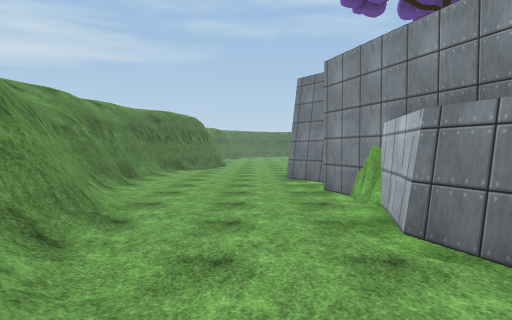
view 1 (above)

21 first-person views from a walk through a Unity game level. The camera is 1.5 m above the floor, tilts 2° down and sees 75° across. The floor is counted in squares, 2 m on a side. Each view is taken from the middle of a square. On the plan, view 1 faces up. The plan holds only what a view shows up to about 11 squares ahead; the rest is blank. The place goes on beyond the plan. Some animated figures are not drawn. Surface patterns are stand-ins for the level's own textures.

view 2
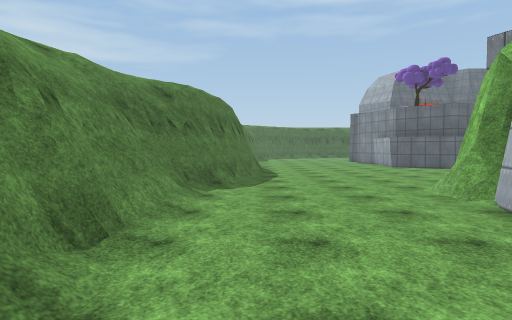

view 3
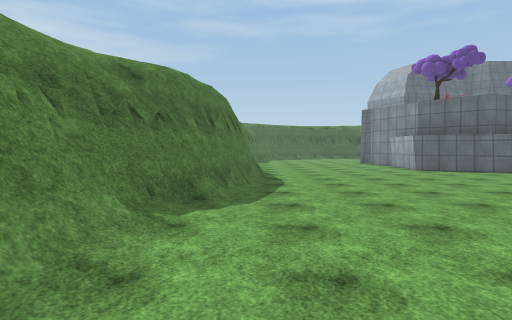

view 4
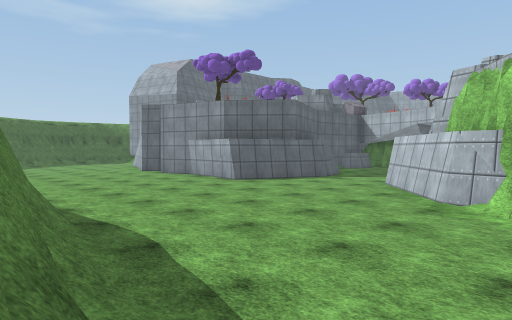

view 5
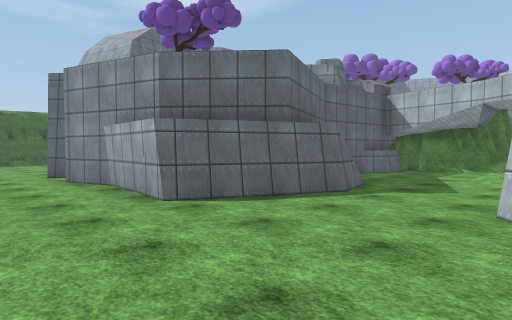

view 6
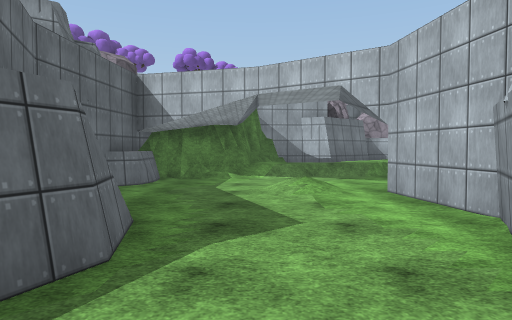

view 7
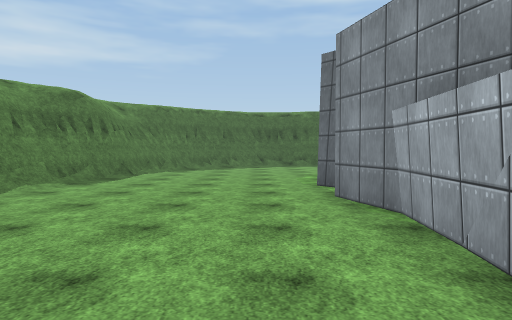

view 8
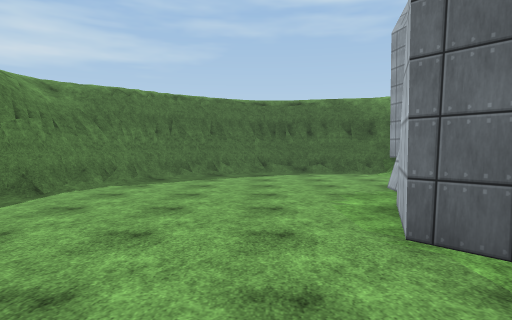

view 9
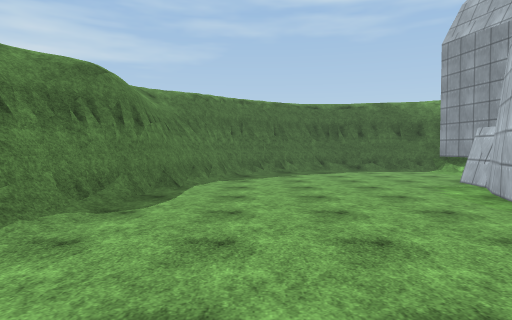

view 10
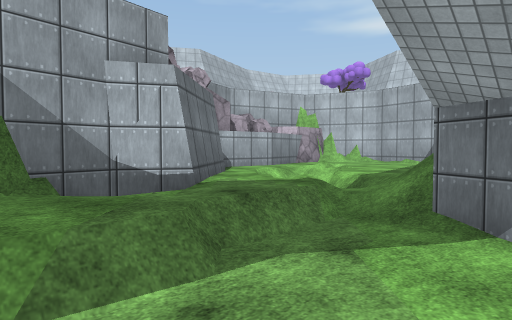

view 11
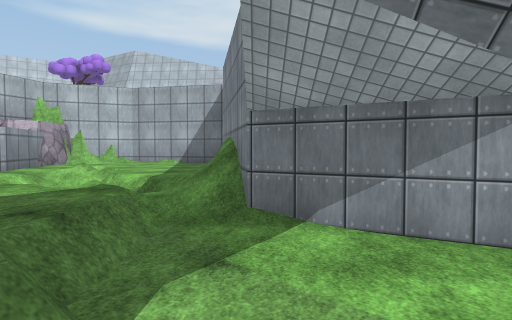

view 12
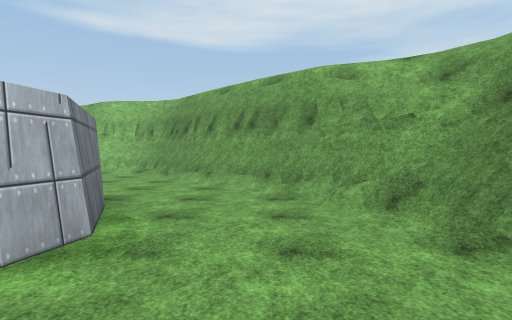

view 13
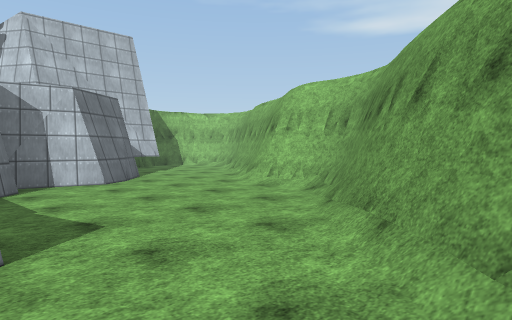

view 14
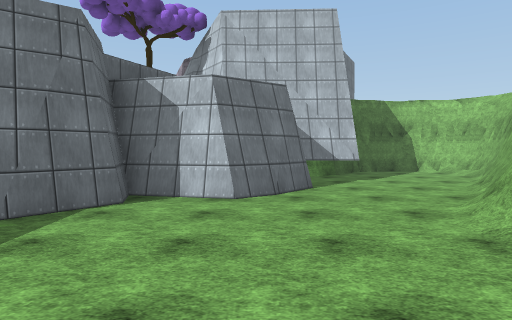

view 15
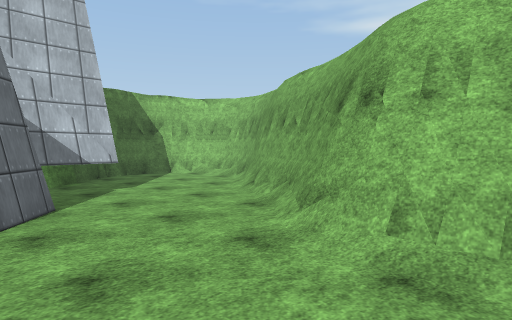

view 16
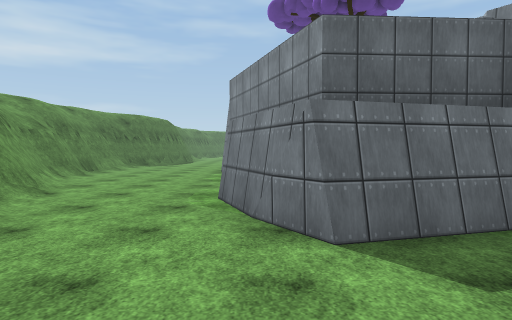

view 17
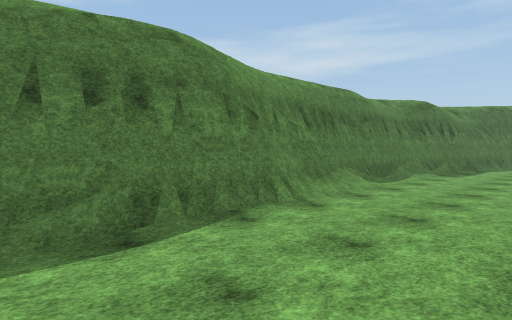

view 18
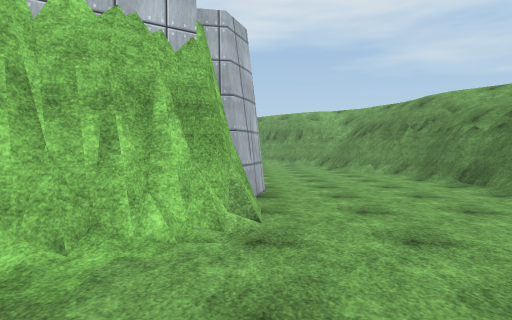

view 19
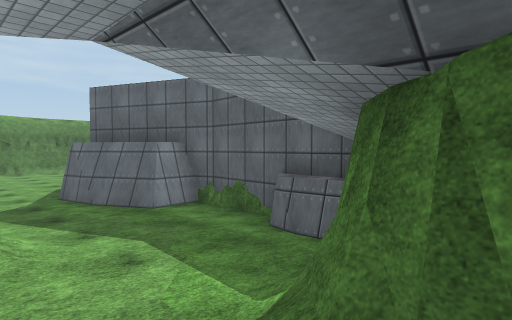

view 20
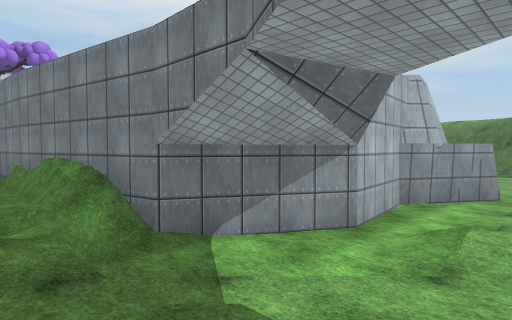

view 21
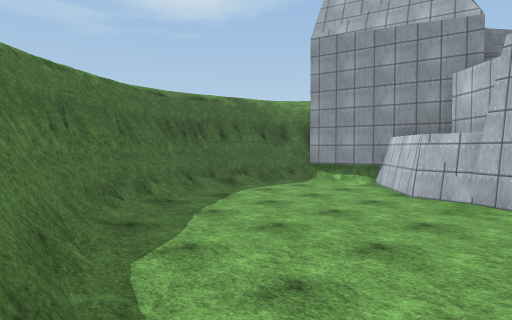

### Floor plan
Key: @ floor where view 1 was taken; # wall or solid block; . main floor; : floor 0.25 m higher than the main floor; + floor 0.75 m higher than the main floor; / step, stairs or slope.
Columns run from 4 left of view 1 to 17 right of it. Each row starts with its distance up from view 1.
 33      #####
 32    ###///##
 31    #/:....##
 30   ##.......#
 29   #/......##
 28   #/.....##
 27  ##......#
 26  #/.....##
 25  #/.....#
 24  #/.....#
 23  #......#
 22  #/.....#
 21  #/.....#
 20  #/.....#   ######
 19  #/.....#####....#
 18  ##..............###
 17  ##..........:/..//#
 16  #/..........//..//#
 15  #/......##......//#
 14  #/.....########:/+##
 13 ##.....##      ##// #
 12 #/...:##        #// #
 11 #/...##         #/+. #
 10 #/...#          #/+++#
  9 #/...##         #/+++#
  8 #/....#         #++++#
  7 #/....#          #####
  6 ##....#
  5  #:...#
  4  ##...#
  3  ##...#
  2   #:..#####
  1   ##...##.##
  0    #@......##
 -1    ##/......#
 -2     ##/.....##
 -3      ##/.....##
 -4       ##//....####
 -5        ####/.....##
 -6           ##/.....#
 -7            ###/...#
 -8              ##//##
 -9               ####

Where each view was taken, in squares from view 1:
view 1: 0 up, 0 right, facing up
view 2: 6 up, 2 left, facing up
view 3: 8 up, 2 left, facing up
view 4: 12 up, 3 left, facing up-right
view 5: 15 up, 1 right, facing up-right
view 6: 17 up, 4 right, facing right
view 7: 18 up, 2 right, facing up
view 8: 22 up, 2 right, facing up
view 9: 21 up, 0 right, facing up
view 10: 17 up, 11 right, facing down-right
view 11: 17 up, 12 right, facing down
view 12: 6 up, 0 right, facing down
view 13: 1 up, 0 right, facing down-right
view 14: 2 down, 2 right, facing right
view 15: 2 down, 4 right, facing down-right
view 16: 2 down, 2 right, facing up
view 17: 15 up, 1 right, facing up-left
view 18: 15 up, 1 right, facing down
view 19: 16 up, 14 right, facing up-left
view 20: 17 up, 14 right, facing down-left
view 21: 26 up, 2 left, facing up-right
